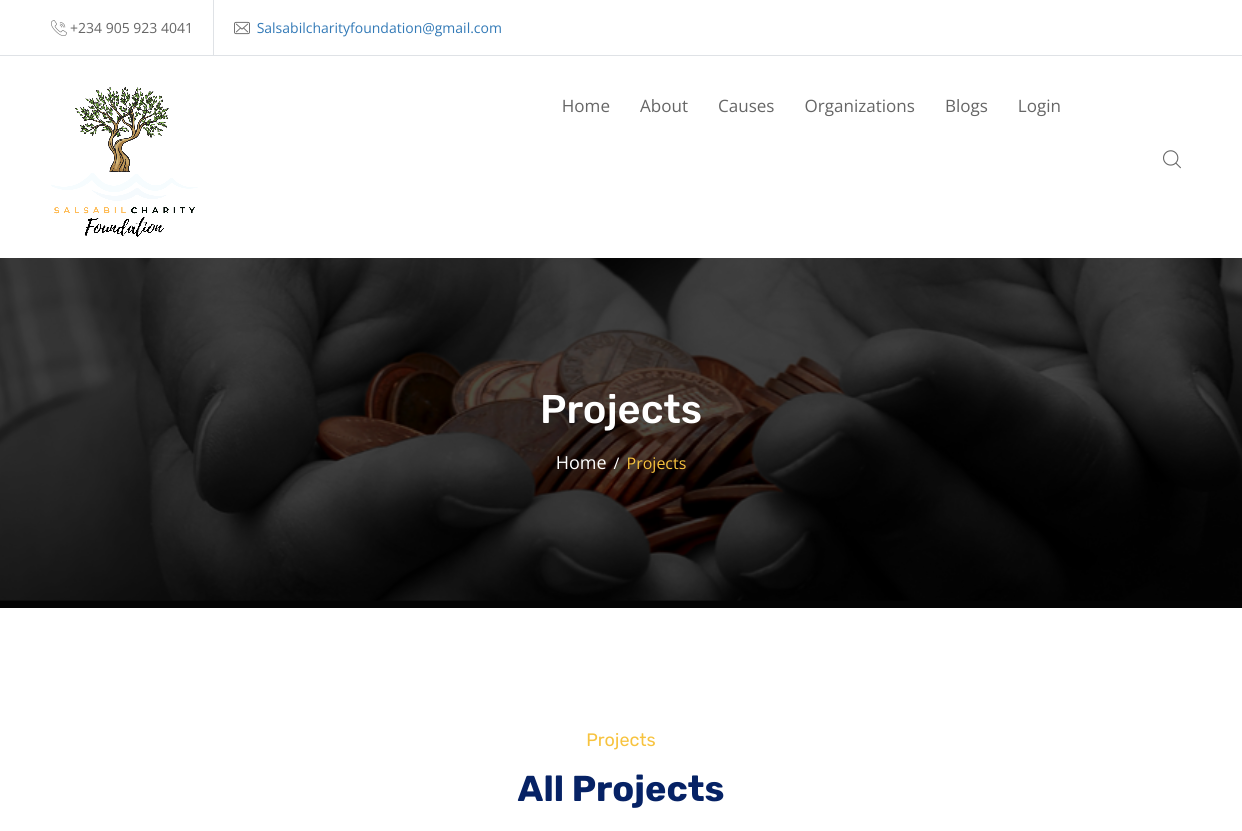
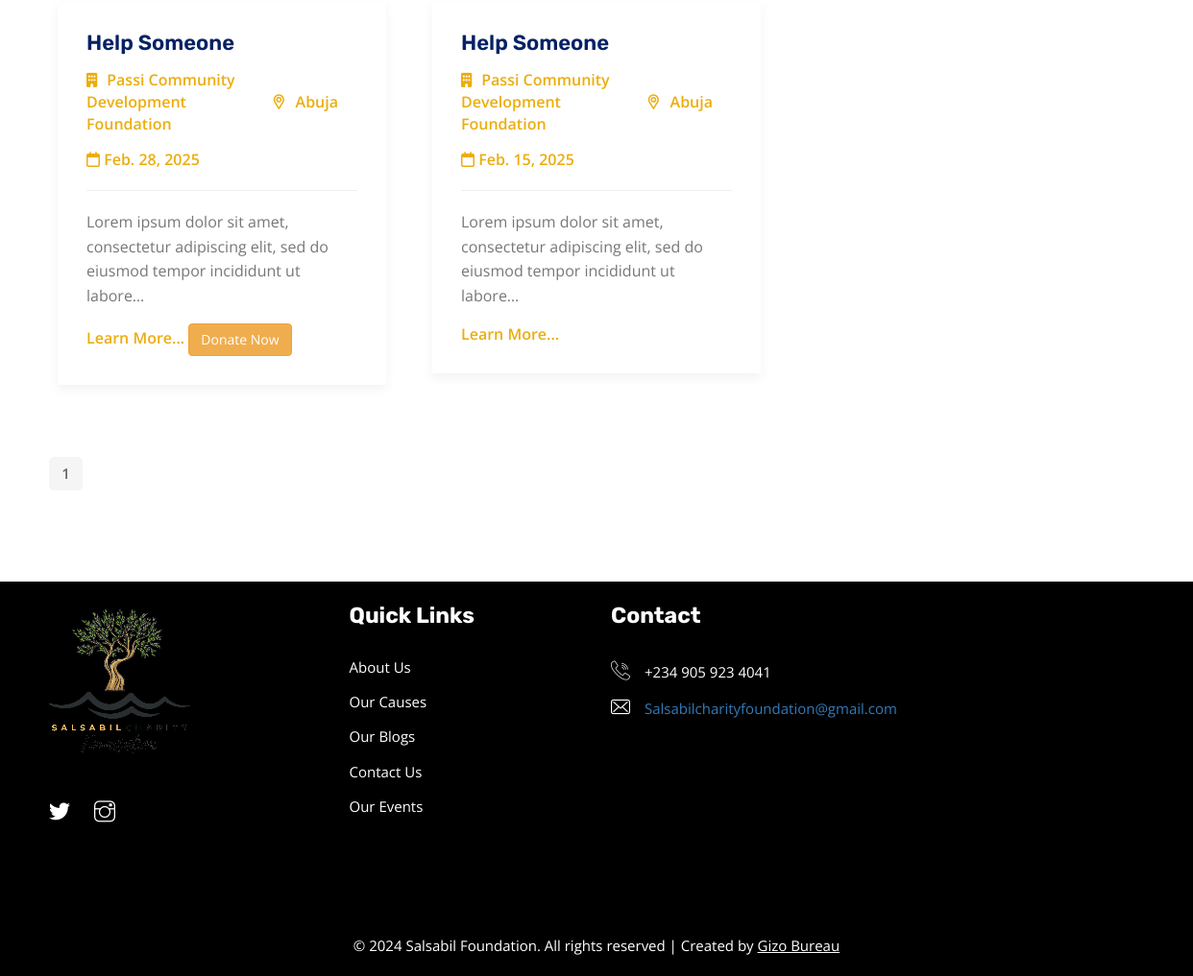
/projects/, run on the app's committed database (2 pictures, top to bottom).
### charity/models.py (models this page shows, shortened)
class Project(models.Model):
    slug = models.SlugField(max_length=150, blank=True, null=True)
    organization=models.ForeignKey(Profile, on_delete=models.CASCADE)
    title = models.CharField(max_length=60)
    budget = models.PositiveIntegerField()
    description = models.TextField()
    location = models.CharField(max_length=60)
    volunteers_needed = models.PositiveIntegerField(blank=True, null=True)
    date = models.DateField(auto_now=False, auto_now_add=False)
    schedule = models.TextField(blank=True, null=True)
    amount_raised = models.PositiveIntegerField(default=0)

class Profile(models.Model):
    user = models.ForeignKey(User, on_delete=models.CASCADE)
    sub_account_ID = models.CharField(max_length=50, blank=True, null=True)
    organization_name = models.CharField(max_length=100)
    email = models.EmailField( max_length=254)
    phone_number = PhoneNumberField()
    state = models.CharField(max_length=40)
    city = models.CharField(max_length=20)
    description = models.TextField()
    category = models.TextField()
    sub_category =models.TextField()
    cac_certificate= models.FileField(upload_to='cac', max_length=100)
    scuml= models.FileField(upload_to='scuml', max_length=100)
    cac_number= models.CharField(max_length=50)
    bank_account_name = models.CharField(max_length=200)
    bank_account_number = models.CharField(max_length=10)
    bank = models.CharField(max_length=100)
    organization_image = ResizedImageField(size=[400, 300], quality=100, crop=['middle', 'center'], upload_to='profiles')
    instagram = models.URLField( max_length=200, blank=True, null=True)
    twitter = models.URLField( max_length=200, blank=True, null=True)
    facebook = models.URLField( max_length=200, blank=True, null=True)

### charity/views.py (the view)
# urls.py: path('projects/', views.projects, name="projects"),
def projects(request):
    p = Paginator(Project.objects.all().order_by('-date'), 6)
    page = request.GET.get('page')
    projects = p.get_page(page)
    context = {'projects': projects}
    return render(request, "projects.html", context)

### templates/projects.html (shortened to what this page needs)
{% extends "base.html" %}
{% block content %}
{% include "header.html" %}
    <div class="wpo-breadcumb-area">
        <div class="container">
            <div class="row">
                <div class="col-12">
                    <div class="wpo-breadcumb-wrap">
                        <h2>Projects</h2>
                        <ul>
                            <li><a href="{% url 'home' %}">Home</a></li>
                            <li><span>Projects</span></li>
                        </ul>
                    </div>
                </div>
            </div>
        </div>
    </div>
    <div class="wpo-event-area-2 section-padding">
        <div class="container">
            <div class="row">
                <div class="col-12">
                    <div class="wpo-section-title">
                        <span>Projects</span>
                        <h2>All Projects</h2>
                    </div>
                </div>
            </div>
            <div class="row">
                {% for project in projects %}
                <div class="col-md-4 col-sm-6 col-12 custom-grid">
                    <div class="wpo-event-item">
                        <div class="wpo-event-text">
                            <a href="{% url 'project' project.slug %}"><h2>{{project.title|truncatechars:20|title}}</h2>
                            <ul>
                                <li><i class="fa-solid fa-building"></i>{{project.organization.organization_name}}</li>
                                <li><i class="fi flaticon-pin"></i>{{project.location|capfirst}}</li>
                            </ul>
                            <i class="fa-regular fa-calendar"></i> {{project.date}}
                            <hr>
                            <p>{{project.description|truncatechars:100|capfirst}}</p>
                            <a href="{% url 'project' project.slug %}">Learn More...</a>
                            {% if project.amount_raised != project.budget %}
                            <a href="{% url 'initiate_payment_project' project.slug %}"><button  class="btn btn-warning">Donate Now</button></a>
                            {% endif %}
                        </div>
                    </div>
                </div>
                {% endfor %}
            </div>
            <div class="pagination-wrapper pagination-wrapper-left">
                <ul class="pg-pagination">
                    {% for page in projects.paginator.page_range %}
                    <li class="page-item"><a class="page-link" href="?page={{ page }}">{{ page }}</a></li>
                    {% endfor %}
                </ul>
            </div>
        </div>
    </div>
{% endblock content %}

### data on the page
Project: title "Help Someone", organization.organization_name "Passi Community Development Foundation", location "Abuja", date "Feb. 28, 2025", description "Lorem ipsum dolor sit amet, consectetur adipiscing elit, sed do eiusmod tempor incididunt ut labore…", amount_raised "Donate Now"
Project: title "Help Someone", organization.organization_name "Passi Community Development Foundation", location "Abuja", date "Feb. 15, 2025", description "Lorem ipsum dolor sit amet, consectetur adipiscing elit, sed do eiusmod tempor incididunt ut labore…"

### other printed values
{{ page }} "1"
